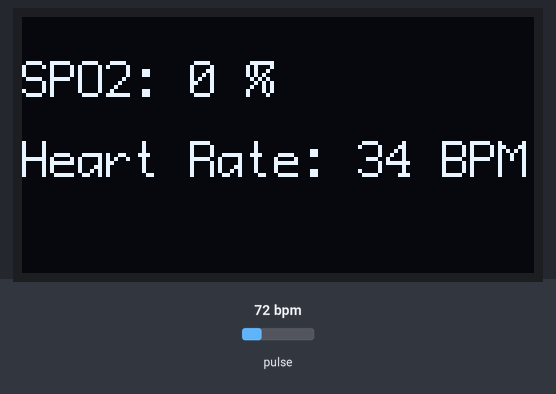
A sketch run on a simulated Arduino Uno, built with avr-gcc and run on an emulated ATmega328P. Parts: 128×64 one-colour display. The test bench sets the inputs (shaded band); at power-on: pulse 72 bpm. What the sketch prints to the serial monitor is not drawn.

Above: at 1.2 s.
1.3 s: pulse set to 130 bpm
At 3.3 s:
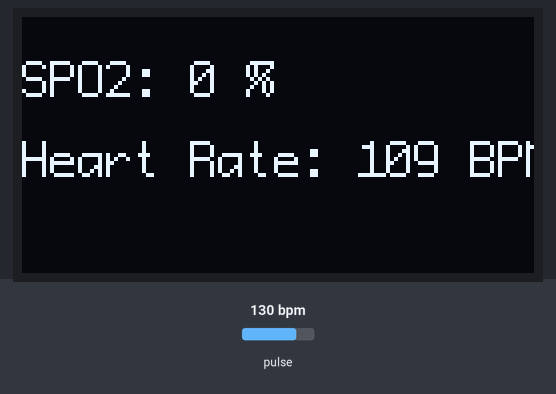
3.4 s: pulse set to 42 bpm
At 5.3 s:
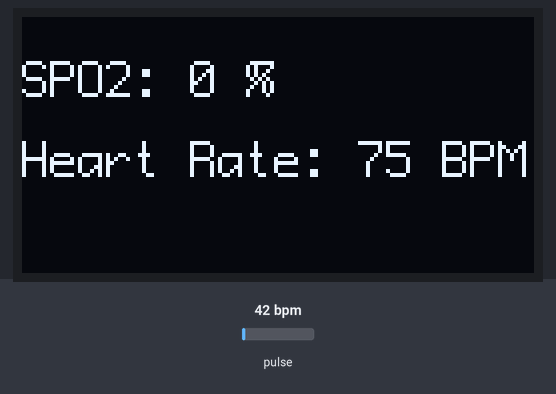
6.4 s: pulse set to 158 bpm
At 10.3 s:
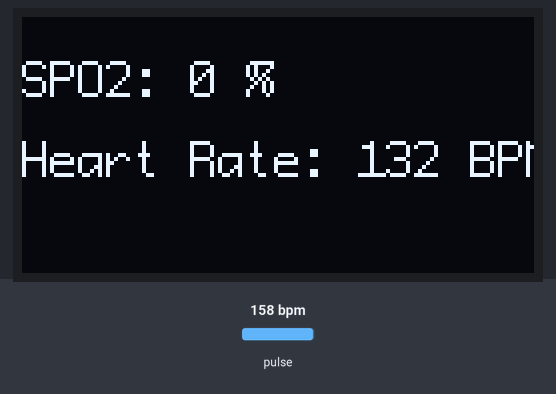
Timing chart, 0 to 11.8 s (numbered marks = the images above; inputs shaded):
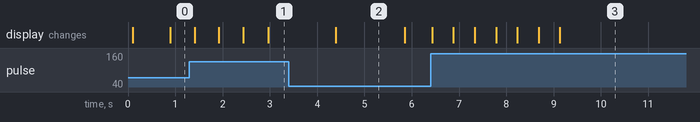

Measured:
- what the display in image 2 shows lasts 1.5 s, from 4.4 s to 5.9 s

The sketch:

Patient_follow-up_system.ino
```cpp
#include <Wire.h>
#include "U8g2lib.h"
#include <MAX30105.h>
#include <heartRate.h>

U8G2_SH1106_128X64_NONAME_F_HW_I2C u8g2(U8G2_R0);

MAX30105 particleSensor;
int32_t lastBeatTime = 0;
float beatsPerMinute;
int beatAvg;

void setup() {
  u8g2.begin();
  u8g2.setFont(u8g2_font_profont15_tf);
  Serial.begin(115200);
  while (!Serial);
  Serial.println("Initializing...");
  if (!particleSensor.begin(Wire, I2C_SPEED_FAST)) {
    Serial.println("MAX30105 was not found. Please check wiring/power. ");
    while (1);
  }
  byte ledBrightness = 60;
  byte sampleAverage = 4;
  byte ledMode = 3;
  int sampleRate = 100;
  int pulseWidth = 411;
  int adcRange = 4096;
  particleSensor.setup(ledBrightness, sampleAverage, ledMode, sampleRate, pulseWidth, adcRange);
  particleSensor.setPulseAmplitudeRed(0x0A);
  particleSensor.setPulseAmplitudeGreen(0);
  Serial.println("Initialization complete!");
}


void loop() {
  u8g2.firstPage();
  do {
    u8g2.setCursor(0, 20);
    u8g2.print("SPO2: ");
    u8g2.print(particleSensor.getINT2());
    u8g2.print(" %");
    u8g2.setCursor(0, 40);
    u8g2.print("Heart Rate: ");
    if (checkForBeat(particleSensor.getIR())) {
      int delta = millis() - lastBeatTime;
      lastBeatTime = millis();
      beatsPerMinute = 60 / (delta / 1000.0);
      if (beatsPerMinute < 255 && beatsPerMinute > 20) {
        beatAvg = (beatAvg + beatsPerMinute) / 2;
      }
    }
    u8g2.print(beatAvg);
    u8g2.print(" BPM");
  } while (u8g2.nextPage());
}
```
